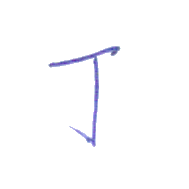
%> input picture 1/database/base_1_12_1.bmp, 189 x 189 px; its folder holds only this picture in this run
$ octave Main.m   (GNU Octave 9; MATLAB toolbox functions it lacks are replaced by stand-ins)
%> lines starting %> are read from the running program, lines starting %| are printed output that depends on the picture; in (x1, y1, x2, y2) boxes, pixels count from 0 and x2, y2 are one past the last pixel; in counts of white or black regions, pixels touching at a corner belong together; the program's own positions count from 1
### week7/NormLocation.m
function [m_new, n_new] = NormLocation(B, m, n)

% Find m1, m2

M = find(sum(B));
m1 = M(1); m2 = M(end);

% Find n1, n2

N = find(sum(B, 2));
n1 = N(1); n2 = N(end);

% m_o, n_o

m_o = (m1 + m2)/2;  n_o = (n1 + n2)/2;
d = min(m2-m1, n2-n1);

% m_new, n_new

size = length(m);
m_new = zeros(1, size);
n_new = zeros(1, size);

for i = 1:size
m_new(i) = (m(i)-m_o)/d*100;
n_new(i) = (n(i)-n_o)/d*100;
end

end

### week7/CoordiRatio.m
function [m_ratio, n_ratio] = CoordiRatio(B, m, n)

% Total
TotalPoints = sum(B, 'all');

% m_ratio, n_ratio

size = length(m);
m_ratio = zeros(1, size);
n_ratio = zeros(1, size);

for i = 1:size
subM = B(1:m(i), :);
subN = B(:, 1:n(i));
m_ratio(i) = sum(subM, 'all')/TotalPoints;
n_ratio(i) = sum(subN, 'all')/TotalPoints;
end

end

### week7/Directions.m
function angle = Directions(B, L)

size = 2*L + 1;
mask = zeros(size, size);

for m = 1:size
    for n = 1:size
        mask(m, n) = (m - L) + 1i*(n - L);
    end
end

Xd = conv2(B, mask, 'same');
angle = Xd; % ?
end

### week7/Main.m
% DataBase

d = dir('../1/database/*.bmp');
path = '../1/database/';

k = numel(d);
DataBase = cell(1, k);

for i = 1 : k
  im = double(imread(strcat(path, d(i).name)));
  R = im(:, :, 1);
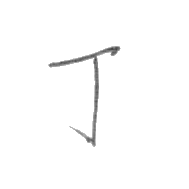
%> R: size 189x189 double; min 69, max 255, mean 252.3
  G = im(:, :, 2);
  B = im(:, :, 3);
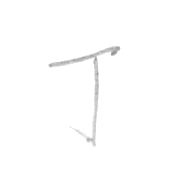
%> B: size 189x189 double; min 144, max 255, mean 253.8
  Y = 0.299 .* R + 0.587 .* G + 0.114 .* B;
  Y(Y > 220) = 255;
%> Y: size 189x189 double; min 77.72, max 255, mean 252.4; mean of the top-left, top-right, bottom-left and bottom-right quarters 252.1, 250.9, 253.5, 253.2
  DataBase{i} = double(Y);
end


B = DataBase{1};
B(B == 255) = 0;    B(B > 0) = 1;
%> after `B(B == 255) = 0`:
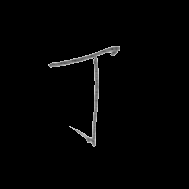
%> B: size 189x189 double; min 0, max 220, mean 3.7
%> after `B(B > 0) = 1`:
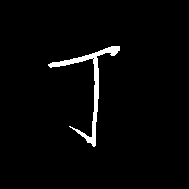
%> B: size 189x189 double; values 0 (black) and 1 (white), 2.5% white; 1 white region, box (x1, y1, x2, y2) and area: (48, 46, 120, 147) 876


% normalized location
[x, y] = find(B);
%> x = 876 values from 47 to 147; y = 876 values from 49 to 120
[m_new, n_new] = NormLocation(B, x, y);
%> in NormLocation, `M = find(sum(B));`: M = 72 values from 49 to 120
%> in NormLocation, `m1 = M(1)`: m1 = 49
%> in NormLocation, `m2 = M(end)`: m2 = 120
%> in NormLocation, `N = find(sum(B, 2));`: N = 101 values from 47 to 147
%> in NormLocation, `n1 = N(1)`: n1 = 47
%> in NormLocation, `n2 = N(end)`: n2 = 147
%> in NormLocation, `m_o = (m1 + m2)/2`: m_o = 84.5
%> in NormLocation, `n_o = (n1 + n2)/2`: n_o = 97
%> in NormLocation, `d = min(m2-m1, n2-n1);`: d = 71
%> in NormLocation, `size = length(m);`: size = 876
%> after the loop in NormLocation, `for i = 1:size`: m_new = 876 values, max 88.03 at index 390, min -52.82 at index 803, mean 0.841; n_new = 876 values from -67.61 to 32.39
%> n_new = 876 values from -67.61 to 32.39

% coordinate ratio
[m_ratio, n_ratio] = CoordiRatio(B, x, y);
%> in CoordiRatio, `TotalPoints = sum(B, 'all');`: TotalPoints = 876
%> the loop in CoordiRatio, `for i = 1:size` made 876 passes
%> pass 1, in CoordiRatio, `subM = B(1:m(i), :);`:
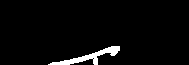
%> subM: size 65x189 double; values 0 (black) and 1 (white), 3.2% white; 1 white region, box (x1, y1, x2, y2) and area: (48, 46, 120, 65) 398
%> pass 1, in CoordiRatio, `subN = B(:, 1:n(i));`:
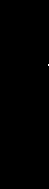
%> subN: size 189x49 double; values 0 (black) and 1 (white), 0.02% white in thin lines or dots, all inside (x1, y1, x2, y2) = (48, 64, 49, 66)
%> pass 2, in CoordiRatio, `subM = B(1:m(i), :);`:
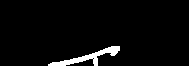
%> subM: size 66x189 double; values 0 (black) and 1 (white), 3.4% white; 1 white region, box (x1, y1, x2, y2) and area: (48, 46, 120, 66) 420
%> after the loop in CoordiRatio, `for i = 1:size`: m_ratio = 876 values, max 1 at index 390, min 0.0103 at index 803, mean 0.508; n_ratio = 876 values from 0.00228 to 1
%> n_ratio = 876 values from 0.00228 to 1

% directions
Angle = Directions(B, 3);

$ run again, on 1/database/base_1_1_1.bmp
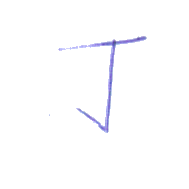
%> input picture 1/database/base_1_1_1.bmp, 189 x 189 px
%> `B(B > 0) = 1`:
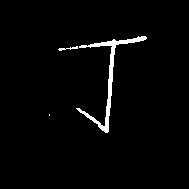
%> B: size 189x189 double; values 0 (black) and 1 (white), 2.2% white; 3 white regions (1 under 20 px), largest, box (x1, y1, x2, y2) and area: (76, 36, 147, 133) 746, (58, 46, 78, 51) 39
%> x = 787 values from 37 to 133; y = 787 values from 50 to 147
%> M = 90 values from 50 to 147
%> m1 = 50
%> m2 = 147
%> N = 97 values from 37 to 133
%> n1 = 37
%> n2 = 133
%> m_o = 98.5
%> n_o = 85
%> d = 96
%> size = 787
%> after the loop in NormLocation, `for i = 1:size`: m_new = 787 values, max 35.94 at index 264, min -64.06 at index 748, mean -23.33; n_new = 787 values from -36.46 to 64.58
%> TotalPoints = 787
%> the loop in CoordiRatio, `for i = 1:size` made 787 passes
%> pass 3, in CoordiRatio, `subM = B(1:m(i), :);`:
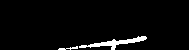
%> subM: size 50x189 double; values 0 (black) and 1 (white), 3.4% white; 2 white regions, box (x1, y1, x2, y2) and area: (79, 36, 147, 50) 290, (58, 46, 78, 50) 36
%> after the loop in CoordiRatio, `for i = 1:size`: m_ratio = 787 values, max 1 at index 264, min 0.00762 at index 748, mean 0.51; n_ratio = 787 values from 0.00254 to 1
